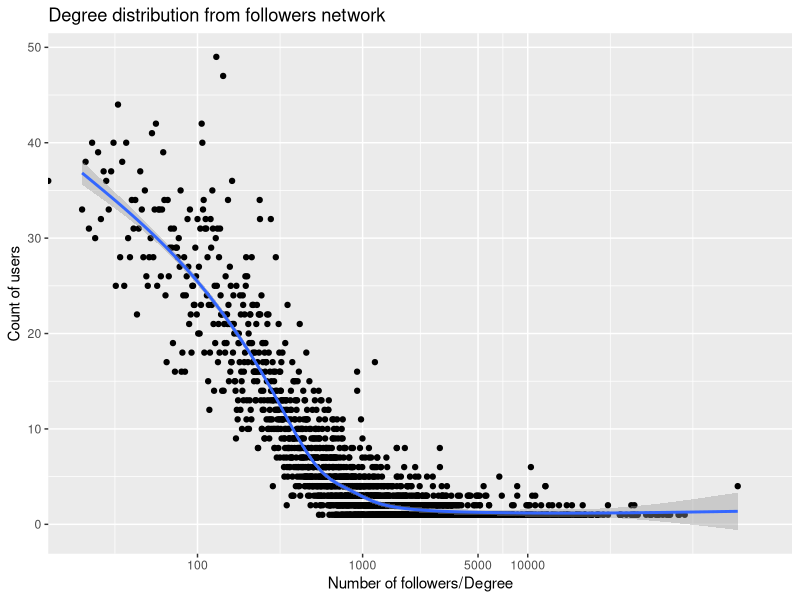

Reproduce this figure in R. (Note: this script raises an error after producing the figure.)
library(tidyverse)
library(tidytext)
library(igraph)
library(ggraph)
library(ggplot2)

dat <- read_csv("followers_powerlaw.csv")

x <- dat$degree
y <- dat$count

#plot(x, y, main="Degree distribution from followers network", ylab='Count of users', xlab='Degree', log="x")
p <- ggplot(dat, aes(x=x, y=y)) + geom_point() + geom_smooth() + scale_x_log10(breaks=c(10,100,1000,5000,10000), limits=c(20,250000)) + ggtitle("Degree distribution from followers network") + xlab("Number of followers/Degree") + ylab("Count of users")
p + + ggtitle("Degree distribution from followers network") + xlab("Number of followers/Degree") + ylab("Count of users")

dat1 <- read_csv("retweet_Degree.csv")

x1 <- dat1$degree
y1 <- dat1$count

#plot(x, y, main="Degree distribution from followers network", ylab='Count of users', xlab='Degree', log="x")
p1 <- ggplot(dat1, aes(x=x1, y=y1)) + geom_point() + geom_smooth() + scale_x_log10(breaks=c(1,10,100,1000), limits=c(1,2000)) + scale_y_log10(breaks=c(1,10,100,1000,10000), limits=c(1,10000))
p1 + ggtitle("Degree distribution from retweets network") + xlab("Number of retweets/Degree") + ylab("Count of users")
